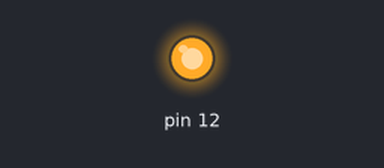
Recording of a sketch running on a simulated Arduino Uno, built with avr-gcc and run on an emulated ATmega328P. Parts: output pins drawn as LEDs (lit = HIGH).

Above: at 2.5 s.
At 7.5 s:
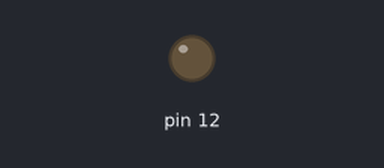
Timing chart, 0 to 13.0 s (numbered marks = the images above):
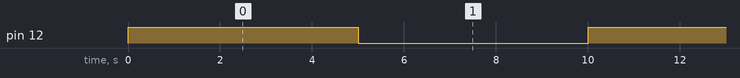

The sketch:

_mospet_fan.ino
```cpp
/*
 * 보드 - 모스펫 모듈
 * SIG에 디지털 핀(여기선 13번 핀)
 * GND에 GND
 * VCC에 3.3v
 * VIN에 VIN
 *
 * 모스펫 모듈 -> 팬
 * V+ -> 빨간선
 * V- -> 검은선
 *
 * 5초 동안 작동하고 5초동안 멈추는 환기 팬을 만듦.
 * 실제로 이따구로 만들진 않음.
 */


void setup() {
  pinMode(12,OUTPUT);

}

void loop() {
  digitalWrite(12,HIGH);
  delay(5000);
  digitalWrite(12,LOW);
  delay(5000);

}
```

Measured:
- by itself, pin 12: alternates HIGH for 5.0 s and LOW for 5.0 s
